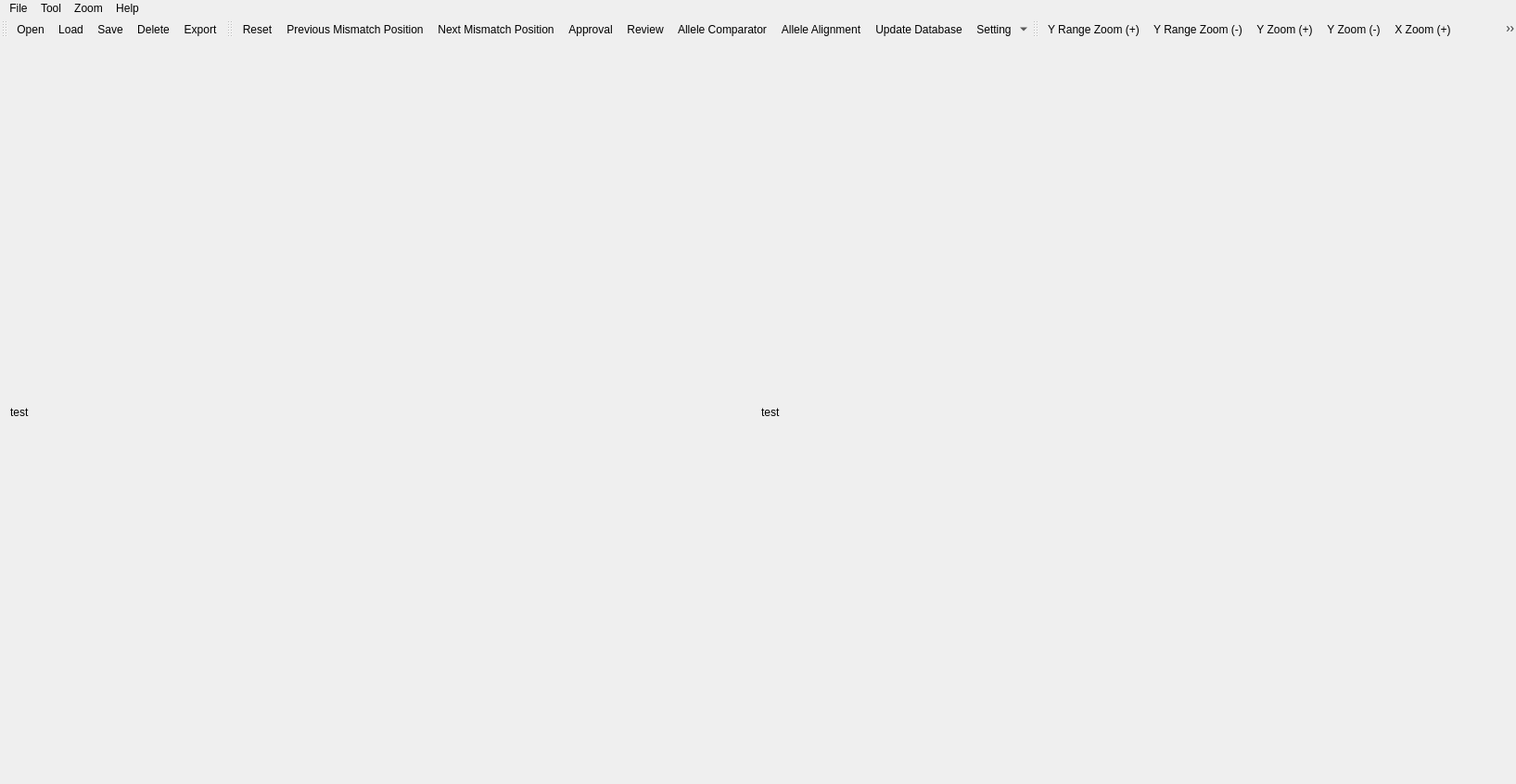
<?xml version="1.0" encoding="UTF-8"?>
<ui version="4.0">
 <class>MainWindow</class>
 <widget class="QMainWindow" name="MainWindow">
  <property name="geometry">
   <rect>
    <x>0</x>
    <y>0</y>
    <width>1635</width>
    <height>846</height>
   </rect>
  </property>
  <property name="windowTitle">
   <string>SoapTyping</string>
  </property>
  <property name="windowIcon">
   <iconset resource="../hla.qrc">
    <normaloff>:/png/images/about.png</normaloff>:/png/images/about.png</iconset>
  </property>
  <property name="styleSheet">
   <string notr="true">border-color: rgb(255, 170, 0);</string>
  </property>
  <widget class="QWidget" name="centralWidget">
   <layout class="QVBoxLayout" name="verticalLayout_2" stretch="20,1">
    <item>
     <layout class="QVBoxLayout" name="verticalLayout"/>
    </item>
    <item>
     <layout class="QHBoxLayout" name="horizontalLayout">
      <item>
       <widget class="QLabel" name="statusbarleft">
        <property name="styleSheet">
         <string notr="true"/>
        </property>
        <property name="text">
         <string>test</string>
        </property>
       </widget>
      </item>
      <item>
       <widget class="QLabel" name="statusbarright">
        <property name="styleSheet">
         <string notr="true"/>
        </property>
        <property name="text">
         <string>test</string>
        </property>
       </widget>
      </item>
     </layout>
    </item>
   </layout>
  </widget>
  <widget class="QMenuBar" name="menuBar">
   <property name="geometry">
    <rect>
     <x>0</x>
     <y>0</y>
     <width>1635</width>
     <height>23</height>
    </rect>
   </property>
   <widget class="QMenu" name="menuFile">
    <property name="title">
     <string>File</string>
    </property>
    <addaction name="actionOpen"/>
    <addaction name="actionLoad"/>
    <addaction name="separator"/>
    <addaction name="actionSave"/>
    <addaction name="separator"/>
    <addaction name="actionDelete"/>
    <addaction name="actionExport"/>
   </widget>
   <widget class="QMenu" name="menuTool">
    <property name="title">
     <string>Tool</string>
    </property>
    <widget class="QMenu" name="menuSetting">
     <property name="title">
      <string>Setting</string>
     </property>
     <property name="icon">
      <iconset resource="../hla.qrc">
       <normaloff>:/png/images/control.png</normaloff>:/png/images/control.png</iconset>
     </property>
     <addaction name="actionSet_Thread"/>
     <addaction name="actionSet_Exon_Trim"/>
    </widget>
    <addaction name="actionReset"/>
    <addaction name="separator"/>
    <addaction name="actionForward"/>
    <addaction name="actionBackward"/>
    <addaction name="separator"/>
    <addaction name="actionApproval"/>
    <addaction name="actionReview"/>
    <addaction name="separator"/>
    <addaction name="actionAllele_Comparator"/>
    <addaction name="actionAllele_Alignment"/>
    <addaction name="actionUpdate_Database"/>
    <addaction name="separator"/>
    <addaction name="menuSetting"/>
   </widget>
   <widget class="QMenu" name="menuZoom">
    <property name="title">
     <string>Zoom</string>
    </property>
    <addaction name="actionApply_One"/>
    <addaction name="actionApply_All"/>
    <addaction name="separator"/>
    <addaction name="actionEdit_Multi"/>
    <addaction name="actionEdit_One"/>
    <addaction name="separator"/>
    <addaction name="actionAnalyze"/>
   </widget>
   <widget class="QMenu" name="menuHelp">
    <property name="title">
     <string>Help</string>
    </property>
    <addaction name="actionAbout"/>
    <addaction name="actionHelp_Documents"/>
   </widget>
   <addaction name="menuFile"/>
   <addaction name="menuTool"/>
   <addaction name="menuZoom"/>
   <addaction name="menuHelp"/>
  </widget>
  <widget class="QToolBar" name="ToolBarFile">
   <attribute name="toolBarArea">
    <enum>TopToolBarArea</enum>
   </attribute>
   <attribute name="toolBarBreak">
    <bool>false</bool>
   </attribute>
   <addaction name="actionOpen"/>
   <addaction name="actionLoad"/>
   <addaction name="actionSave"/>
   <addaction name="actionDelete"/>
   <addaction name="actionExport"/>
  </widget>
  <widget class="QToolBar" name="ToolBarTool">
   <attribute name="toolBarArea">
    <enum>TopToolBarArea</enum>
   </attribute>
   <attribute name="toolBarBreak">
    <bool>false</bool>
   </attribute>
   <addaction name="actionReset"/>
   <addaction name="actionForward"/>
   <addaction name="actionBackward"/>
   <addaction name="actionApproval"/>
   <addaction name="actionReview"/>
   <addaction name="actionAllele_Comparator"/>
   <addaction name="actionAllele_Alignment"/>
   <addaction name="actionUpdate_Database"/>
   <addaction name="menuSetting"/>
  </widget>
  <widget class="QToolBar" name="ToolBarPeak">
   <attribute name="toolBarArea">
    <enum>TopToolBarArea</enum>
   </attribute>
   <attribute name="toolBarBreak">
    <bool>false</bool>
   </attribute>
   <addaction name="actionY_Range_Zoom_Increase"/>
   <addaction name="actionY_Range_Zoom_Reduce"/>
   <addaction name="actionY_Zoom_Increase"/>
   <addaction name="actionY_Zoom_Reduce"/>
   <addaction name="actionX_Zoom_Increase"/>
   <addaction name="actionX_Zoom_Reduce"/>
   <addaction name="actionReset_Zoom_Setting"/>
  </widget>
  <action name="actionOpen">
   <property name="icon">
    <iconset resource="../hla.qrc">
     <normaloff>:/png/images/opennewfile.png</normaloff>:/png/images/opennewfile.png</iconset>
   </property>
   <property name="text">
    <string>Open</string>
   </property>
   <property name="shortcut">
    <string>Ctrl+O</string>
   </property>
  </action>
  <action name="actionLoad">
   <property name="icon">
    <iconset resource="../hla.qrc">
     <normaloff>:/png/images/openoldfile.png</normaloff>:/png/images/openoldfile.png</iconset>
   </property>
   <property name="text">
    <string>Load</string>
   </property>
   <property name="shortcut">
    <string>Ctrl+L</string>
   </property>
  </action>
  <action name="actionSave">
   <property name="icon">
    <iconset resource="../hla.qrc">
     <normaloff>:/png/images/saveall.png</normaloff>:/png/images/saveall.png</iconset>
   </property>
   <property name="text">
    <string>Save</string>
   </property>
   <property name="shortcut">
    <string>Ctrl+S</string>
   </property>
  </action>
  <action name="actionDelete">
   <property name="icon">
    <iconset resource="../hla.qrc">
     <normaloff>:/png/images/deleteall.png</normaloff>:/png/images/deleteall.png</iconset>
   </property>
   <property name="text">
    <string>Delete</string>
   </property>
   <property name="shortcut">
    <string>Ctrl+D</string>
   </property>
  </action>
  <action name="actionExport">
   <property name="icon">
    <iconset resource="../hla.qrc">
     <normaloff>:/png/images/report.png</normaloff>:/png/images/report.png</iconset>
   </property>
   <property name="text">
    <string>Export</string>
   </property>
   <property name="shortcut">
    <string>Ctrl+E</string>
   </property>
  </action>
  <action name="actionReset">
   <property name="icon">
    <iconset resource="../hla.qrc">
     <normaloff>:/png/images/reset.png</normaloff>:/png/images/reset.png</iconset>
   </property>
   <property name="text">
    <string>Reset</string>
   </property>
   <property name="shortcut">
    <string>Ctrl+R</string>
   </property>
  </action>
  <action name="actionForward">
   <property name="icon">
    <iconset resource="../hla.qrc">
     <normaloff>:/png/images/backward.png</normaloff>:/png/images/backward.png</iconset>
   </property>
   <property name="text">
    <string>Previous Mismatch Position</string>
   </property>
  </action>
  <action name="actionBackward">
   <property name="icon">
    <iconset resource="../hla.qrc">
     <normaloff>:/png/images/forward.png</normaloff>:/png/images/forward.png</iconset>
   </property>
   <property name="text">
    <string>Next Mismatch Position</string>
   </property>
  </action>
  <action name="actionApproval">
   <property name="icon">
    <iconset resource="../hla.qrc">
     <normaloff>:/png/images/marksuccessfulall.png</normaloff>:/png/images/marksuccessfulall.png</iconset>
   </property>
   <property name="text">
    <string>Approval</string>
   </property>
  </action>
  <action name="actionReview">
   <property name="icon">
    <iconset resource="../hla.qrc">
     <normaloff>:/png/images/markfinishedall.png</normaloff>:/png/images/markfinishedall.png</iconset>
   </property>
   <property name="text">
    <string>Review</string>
   </property>
  </action>
  <action name="actionAllele_Comparator">
   <property name="icon">
    <iconset resource="../hla.qrc">
     <normaloff>:/png/images/alignpair.png</normaloff>:/png/images/alignpair.png</iconset>
   </property>
   <property name="text">
    <string>Allele Comparator</string>
   </property>
  </action>
  <action name="actionAllele_Alignment">
   <property name="icon">
    <iconset resource="../hla.qrc">
     <normaloff>:/png/images/alignlab.png</normaloff>:/png/images/alignlab.png</iconset>
   </property>
   <property name="text">
    <string>Allele Alignment</string>
   </property>
  </action>
  <action name="actionUpdate_Database">
   <property name="icon">
    <iconset resource="../hla.qrc">
     <normaloff>:/png/images/updatedatabase.png</normaloff>:/png/images/updatedatabase.png</iconset>
   </property>
   <property name="text">
    <string>Update Database</string>
   </property>
  </action>
  <action name="actionSet_Thread">
   <property name="text">
    <string>Set Thread</string>
   </property>
  </action>
  <action name="actionSet_Exon_Trim">
   <property name="text">
    <string>Set Exon Trim</string>
   </property>
  </action>
  <action name="actionApply_One">
   <property name="text">
    <string>Apply One</string>
   </property>
  </action>
  <action name="actionApply_All">
   <property name="icon">
    <iconset resource="../hla.qrc">
     <normaloff>:/png/images/apply.png</normaloff>:/png/images/apply.png</iconset>
   </property>
   <property name="text">
    <string>Apply All</string>
   </property>
  </action>
  <action name="actionEdit_Multi">
   <property name="text">
    <string>Edit Multi</string>
   </property>
   <property name="shortcut">
    <string>Alt+A</string>
   </property>
  </action>
  <action name="actionEdit_One">
   <property name="icon">
    <iconset resource="../hla.qrc">
     <normaloff>:/png/images/apply.png</normaloff>:/png/images/apply.png</iconset>
   </property>
   <property name="text">
    <string>Edit One</string>
   </property>
   <property name="shortcut">
    <string>Alt+S</string>
   </property>
  </action>
  <action name="actionAnalyze">
   <property name="text">
    <string>Analyze</string>
   </property>
   <property name="shortcut">
    <string>Ctrl+A</string>
   </property>
  </action>
  <action name="actionAbout">
   <property name="text">
    <string>About</string>
   </property>
  </action>
  <action name="actionHelp_Documents">
   <property name="text">
    <string>Help Documents</string>
   </property>
  </action>
  <action name="actionSetting">
   <property name="checkable">
    <bool>true</bool>
   </property>
   <property name="icon">
    <iconset resource="../hla.qrc">
     <normaloff>:/png/images/control.png</normaloff>:/png/images/control.png</iconset>
   </property>
   <property name="text">
    <string>Setting</string>
   </property>
  </action>
  <action name="actionY_Range_Zoom_Increase">
   <property name="icon">
    <iconset resource="../hla.qrc">
     <normaloff>:/png/images/zoomyaxisincrease.png</normaloff>:/png/images/zoomyaxisincrease.png</iconset>
   </property>
   <property name="text">
    <string>Y Range Zoom (+)</string>
   </property>
  </action>
  <action name="actionY_Range_Zoom_Reduce">
   <property name="icon">
    <iconset resource="../hla.qrc">
     <normaloff>:/png/images/zoomyaxisreduce.png</normaloff>:/png/images/zoomyaxisreduce.png</iconset>
   </property>
   <property name="text">
    <string>Y Range Zoom (-)</string>
   </property>
  </action>
  <action name="actionY_Zoom_Increase">
   <property name="icon">
    <iconset resource="../hla.qrc">
     <normaloff>:/png/images/zoomyincrease.png</normaloff>:/png/images/zoomyincrease.png</iconset>
   </property>
   <property name="text">
    <string>Y Zoom (+)</string>
   </property>
  </action>
  <action name="actionY_Zoom_Reduce">
   <property name="icon">
    <iconset resource="../hla.qrc">
     <normaloff>:/png/images/zoomyreduce.png</normaloff>:/png/images/zoomyreduce.png</iconset>
   </property>
   <property name="text">
    <string>Y Zoom (-)</string>
   </property>
  </action>
  <action name="actionX_Zoom_Increase">
   <property name="icon">
    <iconset resource="../hla.qrc">
     <normaloff>:/png/images/zoomxincrease.png</normaloff>:/png/images/zoomxincrease.png</iconset>
   </property>
   <property name="text">
    <string>X Zoom (+)</string>
   </property>
  </action>
  <action name="actionX_Zoom_Reduce">
   <property name="icon">
    <iconset resource="../hla.qrc">
     <normaloff>:/png/images/zoomxreduce.png</normaloff>:/png/images/zoomxreduce.png</iconset>
   </property>
   <property name="text">
    <string>X Zoom (-)</string>
   </property>
  </action>
  <action name="actionReset_Zoom_Setting">
   <property name="icon">
    <iconset resource="../hla.qrc">
     <normaloff>:/png/images/zoomreset.png</normaloff>:/png/images/zoomreset.png</iconset>
   </property>
   <property name="text">
    <string>Reset Zoom Setting</string>
   </property>
  </action>
 </widget>
 <layoutdefault spacing="6" margin="11"/>
 <resources>
  <include location="../hla.qrc"/>
 </resources>
 <connections/>
</ui>
